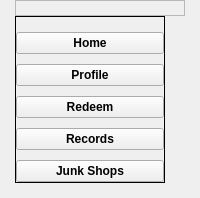
        <widget class="QCustomSlideMenu" name="sideMenu" native="true">
         <property name="sizePolicy">
          <sizepolicy hsizetype="Preferred" vsizetype="Preferred">
           <horstretch>0</horstretch>
           <verstretch>0</verstretch>
          </sizepolicy>
         </property>
         <layout class="QVBoxLayout" name="verticalLayout_2">
          <property name="spacing">
           <number>0</number>
          </property>
          <property name="leftMargin">
           <number>15</number>
          </property>
          <property name="topMargin">
           <number>0</number>
          </property>
          <property name="rightMargin">
           <number>15</number>
          </property>
          <property name="bottomMargin">
           <number>15</number>
          </property>
          <item>
           <widget class="QFrame" name="appIcon">
            <property name="frameShape">
             <enum>QFrame::StyledPanel</enum>
            </property>
            <property name="frameShadow">
             <enum>QFrame::Raised</enum>
            </property>
            <layout class="QVBoxLayout" name="verticalLayout_11">
             <property name="spacing">
              <number>0</number>
             </property>
             <property name="leftMargin">
              <number>0</number>
             </property>
             <property name="topMargin">
              <number>0</number>
             </property>
             <property name="rightMargin">
              <number>0</number>
             </property>
             <property name="bottomMargin">
              <number>0</number>
             </property>
             <item>
              <widget class="QLabel" name="label_10">
               <property name="mouseTracking">
                <bool>false</bool>
               </property>
               <property name="styleSheet">
                <string notr="true">image: url(:/logo/logo/logo_1.2.png);</string>
               </property>
               <property name="text">
                <string/>
               </property>
              </widget>
             </item>
            </layout>
           </widget>
          </item>
          <item alignment="Qt::AlignLeft|Qt::AlignTop">
           <widget class="QFrame" name="frame_4">
            <property name="minimumSize">
             <size>
              <width>150</width>
              <height>0</height>
             </size>
            </property>
            <property name="maximumSize">
             <size>
              <width>150</width>
              <height>16777215</height>
             </size>
            </property>
            <property name="font">
             <font>
              <kerning>true</kerning>
             </font>
            </property>
            <property name="frameShape">
             <enum>QFrame::Box</enum>
            </property>
            <layout class="QVBoxLayout" name="verticalLayout_3">
             <property name="spacing">
              <number>10</number>
             </property>
             <property name="leftMargin">
              <number>0</number>
             </property>
             <property name="topMargin">
              <number>15</number>
             </property>
             <property name="rightMargin">
              <number>0</number>
             </property>
             <property name="bottomMargin">
              <number>0</number>
             </property>
             <item>
              <widget class="QPushButton" name="homeBtn">
               <property name="font">
                <font>
                 <weight>75</weight>
                 <bold>true</bold>
                </font>
               </property>
               <property name="text">
                <string>Home</string>
               </property>
               <property name="icon">
                <iconset resource="icons.qrc">
                 <normaloff>:/icons/icons/home.svg</normaloff>:/icons/icons/home.svg</iconset>
               </property>
               <property name="iconSize">
                <size>
                 <width>24</width>
                 <height>24</height>
                </size>
               </property>
              </widget>
             </item>
             <item>
              <widget class="QPushButton" name="profileBtn">
               <property name="font">
                <font>
                 <weight>75</weight>
                 <bold>true</bold>
                </font>
               </property>
               <property name="text">
                <string>Profile</string>
               </property>
               <property name="icon">
                <iconset resource="icons.qrc">
                 <normaloff>:/icons/icons/user.svg</normaloff>:/icons/icons/user.svg</iconset>
               </property>
               <property name="iconSize">
                <size>
                 <width>24</width>
                 <height>24</height>
                </size>
               </property>
              </widget>
             </item>
             <item>
              <widget class="QPushButton" name="redeemBtn">
               <property name="font">
                <font>
                 <weight>75</weight>
                 <bold>true</bold>
                </font>
               </property>
               <property name="text">
                <string>Redeem</string>
               </property>
               <property name="icon">
                <iconset resource="icons.qrc">
                 <normaloff>:/icons/icons/shopping-bag.svg</normaloff>:/icons/icons/shopping-bag.svg</iconset>
               </property>
               <property name="iconSize">
                <size>
                 <width>24</width>
                 <height>24</height>
                </size>
               </property>
              </widget>
             </item>
             <item>
              <widget class="QPushButton" name="recordsBtn">
               <property name="font">
                <font>
                 <weight>75</weight>
                 <bold>true</bold>
                </font>
               </property>
               <property name="text">
                <string>Records</string>
               </property>
               <property name="icon">
                <iconset resource="icons.qrc">
                 <normaloff>:/icons/icons/paperclip.svg</normaloff>:/icons/icons/paperclip.svg</iconset>
               </property>
               <property name="iconSize">
                <size>
                 <width>24</width>
                 <height>24</height>
                </size>
               </property>
              </widget>
             </item>
             <item>
              <widget class="QPushButton" name="junkBtn">
               <property name="font">
                <font>
                 <weight>75</weight>
                 <bold>true</bold>
                </font>
               </property>
               <property name="text">
                <string>Junk Shops</string>
               </property>
               <property name="icon">
                <iconset resource="icons.qrc">
                 <normaloff>:/icons/icons/map-pin.svg</normaloff>:/icons/icons/map-pin.svg</iconset>
               </property>
               <property name="iconSize">
                <size>
                 <width>24</width>
                 <height>24</height>
                </size>
               </property>
              </widget>
             </item>
            </layout>
           </widget>
          </item>
         </layout>
        </widget>
